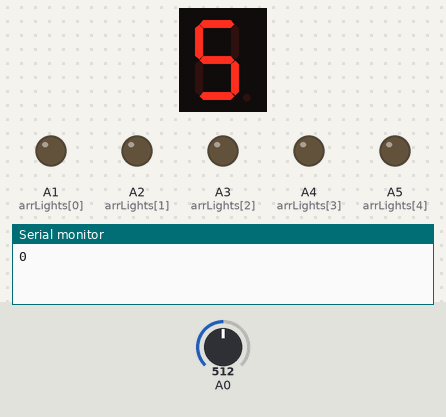
Recording of a sketch running on a simulated Arduino Uno, built with avr-gcc and run on an emulated ATmega328P. Parts: 1-digit seven-segment display, output pins drawn as LEDs (lit = HIGH), the last lines printed to the serial monitor. Wiring (inferred from the names in the program): 1-digit 7-segment display, segments lit when LOW: segments pin 2, pin 3, pin 5, pin 6, pin 8, pin 9, pin 10. Dashed ring = blinking. The inputs (shaded band) are chosen by the test bench; at power-on: A0 = 512. The segment pins are drawn as the display they are named for; pins used as bus, display or sensor lines are not drawn.

Above: at 9.5 s.
9.6 s: A0 set to 238
At 12.85 s:
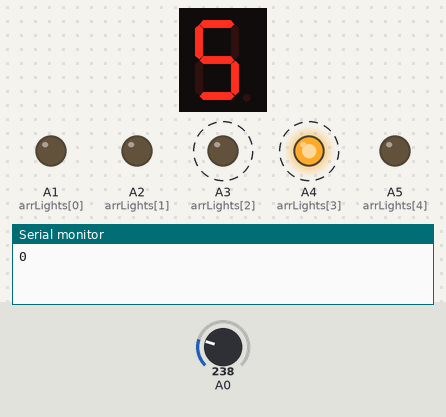
13.6 s: A0 set to 209
At 16.09 s:
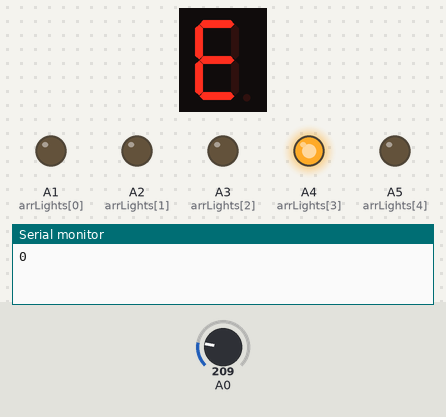
16.4 s: A0 set to 0
18.6 s: A0 set to 16
At 19.1 s:
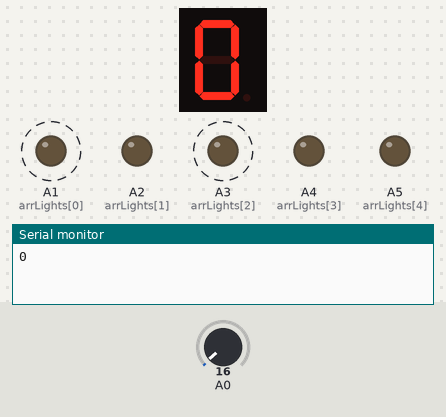
21.4 s: A0 set to 20
23.5 s: A0 set to 306
At 23.7 s:
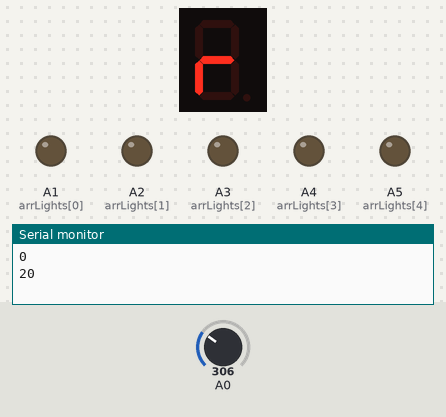
Timing chart, 0 to 26.1 s (numbered marks = the images above; inputs shaded):
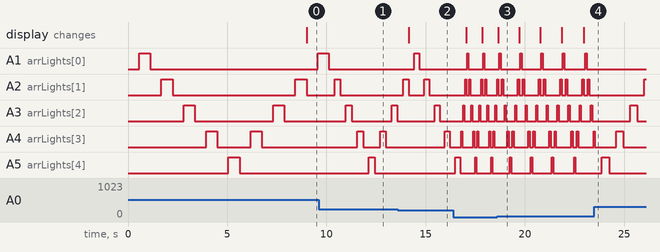

The sketch:

week6_studio2_final.ino
```cpp
#define numPin 7
#define numLights 5

int arrLights[] = {A1, A2, A3, A4, A5};
int arrPin[] = {2, 3, 5, 6, 8, 9, 10};
int arrSeg[] = {1, 2, 5, 6, 8, 9, 10};

int adc_val, numDisp = 1, i;


void setup() {
  Serial.begin(9600);
  for (i = 0; i <= numPin; i = i + 1) {
    pinMode(arrPin[i], OUTPUT);
  }

  for (i = 0; i <= numLights; i = i + 1) {
    pinMode(arrLights[i], OUTPUT);
  }
}

void loop() {
  Serial.println(adc_val);

  for (numDisp = 1; numDisp <= 9; numDisp = numDisp + 1) {
    for (i = 0; i <= 4; i = i + 1) {
      adc_val = analogRead(A0);
      sseg_display(numDisp);
      delay(adc_val + 50);
      digitalWrite(arrLights[i], HIGH);
      delay(adc_val + 50);
      digitalWrite(arrLights[i], LOW);
    }

    for (i = 3; i > 0; i = i - 1) {
      adc_val = analogRead(A0);
      sseg_display(numDisp);
      delay(adc_val + 50);
      digitalWrite(arrLights[i], HIGH);
      delay(adc_val + 50);
      digitalWrite(arrLights[i], LOW);
    }
  }
}

void sseg_display(char num) {
  switch (num) {
    case 1:
      digitalWrite(segToPin(10), LOW);
      digitalWrite(segToPin(8), LOW);
      digitalWrite(segToPin(1), HIGH);
      digitalWrite(segToPin(2), HIGH);
      digitalWrite(segToPin(5), HIGH);
      digitalWrite(segToPin(6), HIGH);
      digitalWrite(segToPin(9), HIGH);
      break;
    case 2:
      digitalWrite(segToPin(1), LOW);
      digitalWrite(segToPin(10), LOW);
      digitalWrite(segToPin(9), LOW);
      digitalWrite(segToPin(5), LOW);
      digitalWrite(segToPin(6), LOW);
      digitalWrite(segToPin(2), HIGH);
      digitalWrite(segToPin(8), HIGH);
      break;
    case 3:
      digitalWrite(segToPin(1), LOW);
      digitalWrite(segToPin(10), LOW);
      digitalWrite(segToPin(9), LOW);
      digitalWrite(segToPin(8), LOW);
      digitalWrite(segToPin(6), LOW);
      digitalWrite(segToPin(2), HIGH);
      digitalWrite(segToPin(5), HIGH);
      break;
    case 4:
      digitalWrite(segToPin(2), LOW);
      digitalWrite(segToPin(9), LOW);
      digitalWrite(segToPin(10), LOW);
      digitalWrite(segToPin(8), LOW);
      digitalWrite(segToPin(1), HIGH);
      digitalWrite(segToPin(5), HIGH);
      digitalWrite(segToPin(6), HIGH);
      break;
    case 5:
      digitalWrite(segToPin(1), LOW);
      digitalWrite(segToPin(2), LOW);
      digitalWrite(segToPin(9), LOW);
      digitalWrite(segToPin(8), LOW);
      digitalWrite(segToPin(6), LOW);
      digitalWrite(segToPin(5), HIGH);
      digitalWrite(segToPin(10), HIGH);
      break;
    case 6:
      digitalWrite(segToPin(2), LOW);
      digitalWrite(segToPin(5), LOW);
      digitalWrite(segToPin(6), LOW);
      digitalWrite(segToPin(8), LOW);
      digitalWrite(segToPin(9), LOW);
      digitalWrite(segToPin(1), LOW);
      digitalWrite(segToPin(10), HIGH);
      break;
    case 7:
      digitalWrite(segToPin(1), LOW);
      digitalWrite(segToPin(10), LOW);
      digitalWrite(segToPin(8), LOW);
      digitalWrite(segToPin(2), HIGH);
      digitalWrite(segToPin(5), HIGH);
      digitalWrite(segToPin(6), HIGH);
      digitalWrite(segToPin(9), HIGH);
      break;
    case 8:
      digitalWrite(segToPin(1), LOW);
      digitalWrite(segToPin(2), LOW);
      digitalWrite(segToPin(5), LOW);
      digitalWrite(segToPin(6), LOW);
      digitalWrite(segToPin(8), LOW);
      digitalWrite(segToPin(9), LOW);
      digitalWrite(segToPin(10), LOW);
      break;
    case 9:
      digitalWrite(segToPin(9), LOW);
      digitalWrite(segToPin(2), LOW);
      digitalWrite(segToPin(1), LOW);
      digitalWrite(segToPin(10), LOW);
      digitalWrite(segToPin(8), LOW);
      digitalWrite(segToPin(5), HIGH);
      digitalWrite(segToPin(6), LOW);
      break;
  }
}

int segToPin(int num) {
  int i;
  for (i = 0; i < numPin; i = i + 1) {
    if (arrSeg[i] == num) {
      return arrPin[i];
    }
  }
}
```

Measured:
- the behaviour switches between 224 and 223 on A0 (found by bisection; images 1 and 2)
- after the input at 9.6 s, A5 (arrLights[4]): LOW → HIGH after 2.5 s, → LOW 0.29 s later
- after the input at 13.6 s, A4 (arrLights[3]): LOW → HIGH after 2.4 s instead of 2.6 s
- after the input at 18.6 s, A1 (arrLights[0]): alternates HIGH for 0.07 s and LOW for 0.99 s, starting after 1.2 s; A3 (arrLights[2]): alternates HIGH for 0.07 s and LOW for 0.46 s, starting after 0.38 s; A5 (arrLights[4]): alternates HIGH for 0.07 s and LOW for 0.99 s, starting after 0.64 s
- after the input at 23.5 s, A1 (arrLights[0]): stops changing and stays LOW
- by itself, A2 (arrLights[1]): alternates HIGH for 0.56 s and LOW for 6.2 s
- by itself, A3 (arrLights[2]): alternates HIGH for 0.56 s and LOW for 3.9 s
- by itself, A4 (arrLights[3]): alternates HIGH for 0.56 s and LOW for 1.7 s
